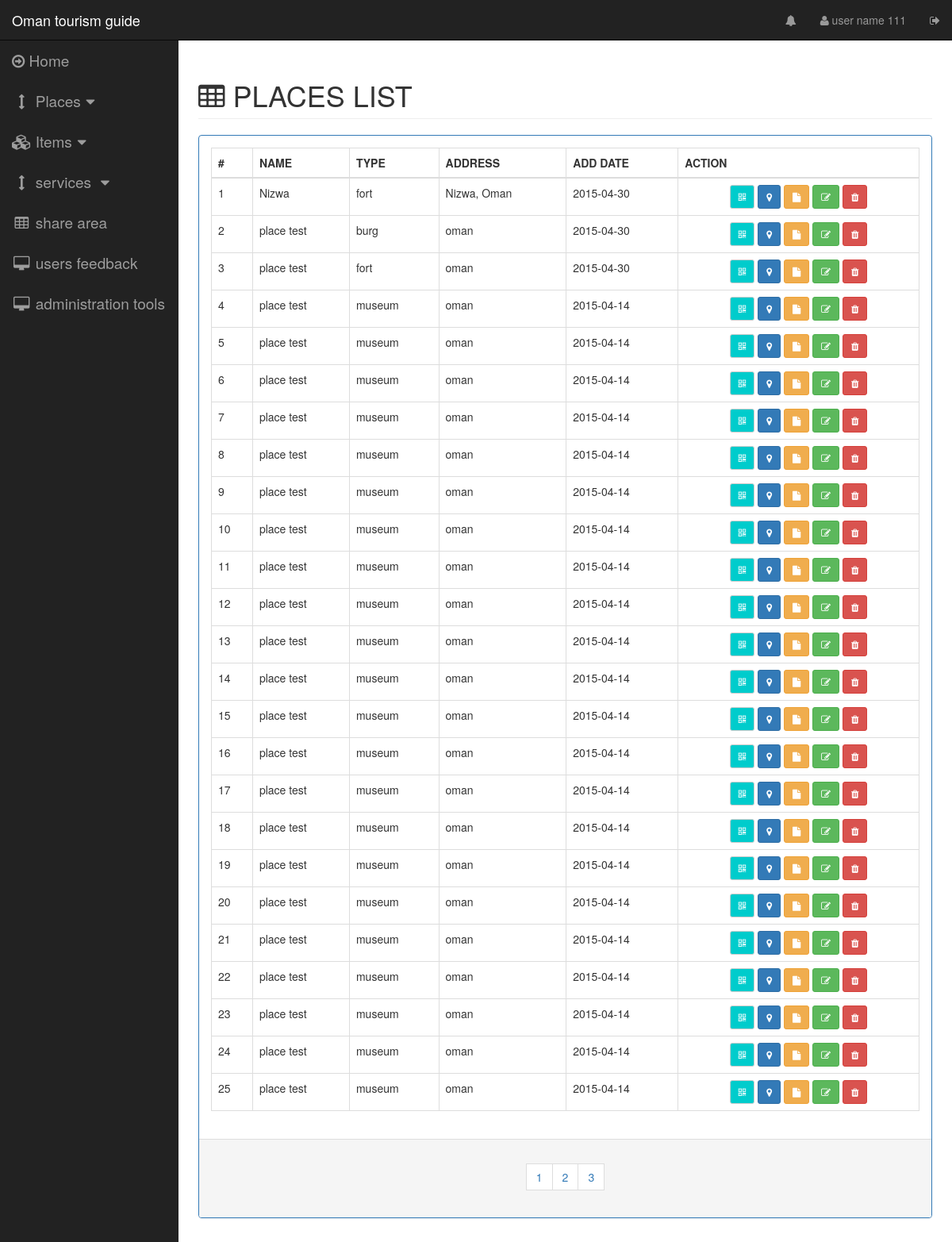
The page /pages/placeslist.php (signed in) on the database its author committed.
### tables this page shows
CREATE TABLE IF NOT EXISTS `place` (
`place_id` int(11) NOT NULL,
  `place_type` int(11) NOT NULL,
  `place_name` varchar(45) NOT NULL,
  `address` varchar(132) DEFAULT NULL,
  `place_location_lat` float DEFAULT NULL,
  `place_location_lng` float DEFAULT NULL,
  `place_admin_creator` int(11) NOT NULL,
  `view` int(1) NOT NULL DEFAULT '1' COMMENT '1 view , 0 unview',
  `description` text NOT NULL,
  `create_date` timestamp NOT NULL DEFAULT CURRENT_TIMESTAMP,
  `last_update` timestamp NOT NULL DEFAULT CURRENT_TIMESTAMP
);

CREATE TABLE IF NOT EXISTS `place_type` (
`place_id` int(11) NOT NULL,
  `place_name` varchar(45) NOT NULL
);

### server/dboperation.php (called while the page is built, shortened)
<?php
class dboperation {
    public static function placeTotalCount() {
        try {
            $dbh = new PDO("mysql:host=" . DB_HOST . ";dbname=" . DB_NAME . "", DB_USERNAME, DB_PASSWORD, array(PDO::MYSQL_ATTR_INIT_COMMAND => "SET NAMES 'utf8'"));
            $sql = 'SELECT count(*) as count FROM place WHERE 1';
            foreach ($dbh->query($sql) as $row) {
                $count = $row['count'];
            }
            return $count;
        } catch (PDOException $e) {
            echo $e->getMessage();
        }
    }
    public static function getPlacesList($selectfrom = 1, $selectamount = 25) {
        $response = array("status" => "false", "data" => "");
        try {
            $dbh = new PDO("mysql:host=" . DB_HOST . ";dbname=" . DB_NAME . "", DB_USERNAME, DB_PASSWORD, array(PDO::MYSQL_ATTR_INIT_COMMAND => "SET NAMES 'utf8'"));
            $dbh->setAttribute(PDO::ATTR_ERRMODE, PDO::ERRMODE_EXCEPTION);
            $stmt = $dbh->prepare('SELECT
                                    place.place_id,
                                    place_type.place_name AS placetype,
                                    place.address,
                                    place.view,
                                    place.place_location_lat,
                                    place.place_location_lng,
                                    place.description,
                                    DATE(place.create_date) AS adddate,
                                    place.place_name,
                                    place.place_type
                                  FROM place
                                    INNER JOIN place_type
                                      ON place.place_type = place_type.place_id
                      ORDER BY place.create_date DESC
                      LIMIT ' . $selectfrom . ' , ' . $selectamount . '');
            $stmt->execute();
            $result = $stmt->fetchAll();
            $response = array("status" => "false", "data" => "");
            $place = array("id" => "",
                "placetype" => "",
                "name" => "",
                "view" => "",
                "locationlat" => "",
                "desc" => "",
                "locationlang" => "",
                "createdate" => "",
                "placetypeid" => "",
                "address" => "");
            $data = array();
            foreach ($result as $row) {
                $place["id"] = $row['place_id'];
                $place["type"] = $row['placetype'];
                $place["placetypeid"] = $row['place_type'];
                $place["name"] = $row['place_name'];
                $place["view"] = $row['view'];
                $place["address"] = $row['address'];
                $place["locationlat"] = $row['place_location_lat'];
                $place["locationlang"] = $row['place_location_lng'];
                $place["creatdate"] = $row['adddate'];
                $place["desc"] = $row['description'];
                array_push($data, $place);
            }
            $response['data'] = $data;
            $response["status"] = "true";
        } catch (PDOException $e) {
            $response["data"] = $e->getMessage();
            $response["status"] = "false";
            echo $e->getMessage();
        } finally {
            return json_encode($response);
        }
    }
}

### controlpages/placeslist.php (the view, shortened to what this page needs)
<div class="row">
    <div class="col-lg-12">
        <h1 class="page-header" style="text-transform: uppercase"><span class="fa fa-table"></span>&nbsp;places list</h1>
    </div>
</div>
<div class="row">
    <div class="col-lg-12 col-md-12">
        <div class="panel panel-primary">
            <div class="panel-body">
                <table id="places-list-table" class="table table-bordered table-hover">
                    <thead>
                        <tr>
                            <th>#</th>
                            <th>NAME</th>
                            <th>TYPE</th>
                            <th>ADDRESS</th>
                            <th>ADD DATE</th>
                            <th>ACTION</th>
                        </tr>
                    </thead>
                    <tbody >
                        <?php
                        $selectamount = 25;
                        $placelist = json_decode(dboperation::getPlacesList(0, $selectamount));
                        $num = 1;
                        foreach ($placelist->data as $key => $object) {
                            ?>
                        <tr id="place_list_tr_<?php echo $num; ?>">
                                <td><?php echo $num; ?></td>
                                <td><?php echo $object->name ?></td>
                                <td><?php echo $object->type ?></td>
                                <td><?php echo $object->address ?></td>
                                <td><?php echo $object->creatdate ?></td>
                                <td>
                        <center>
                            <?php
                            $desc = str_replace("'", "\'", $object->desc);
                            ?>
                            <?php
                            $itemqrdata = "omantourismguide~place~".$object->id."~".$object->name . " ". $object->type;
                            ?>
                            <span data-toggle="modal" data-target="#qr_modal" onclick="PlaceOperations.setPlaceQrModal('<?php echo $itemqrdata ;?>', '<?php echo $object->name ;?>')" title="QR" class="qr-button btn btn-sm btn-default"><i class="fa fa-qrcode"></i></span>
                            <span data-toggle="modal" data-target="#map_modal" onclick="PlaceOperations.setmapplacelocation('<?php echo $object->locationlat ?>', '<?php echo $object->locationlang ?>')"title="open on the map" class="btn btn-sm btn-primary"><i class="fa fa-map-marker"></i></span>
                            <span onclick="PlaceOperations.setplacedesc('<?php echo $desc;?>')" data-toggle="modal" data-target="#place_desc_modal" title="descrption" class="btn btn-sm btn-warning "><i class="fa fa-file"></i></span>
                            <span onclick="PlaceOperations.setupdateplacemodelforminfo(
                                        '<?php echo $object->id; ?>',
                                        '<?php echo $object->placetypeid; ?>',
                                        '<?php echo $object->name; ?>',
                                        '<?php echo $object->address; ?>',
                                        '<?php echo $object->locationlat; ?>',
                                        '<?php echo $object->locationlang; ?>',
                                        '<?php echo $desc; ?>',
                                        '<?php echo $object->view; ?>'
                                        )" data-toggle="modal" data-target="#update_place_modal" title="edit place information" class="btn btn-sm btn-success "><i class="fa fa-edit"></i></span>
                            <span onclick="PlaceOperations.setdeletplacemodelforminfo( '<?php echo $object->id; ?>',  '<?php echo $num;?>')" data-toggle="modal" data-target="#remove_place_modal" title="remove" class="btn btn-sm btn-danger"><i class="fa fa-trash"></i></span>
                        </center>
                        </td>
                        </tr>
                        <?php
                        $num++;
                    }
                    ?>
                    </tbody>
                </table>
            </div>
            <div class="panel-footer">
                <center>
                    <nav>
                        <ul class="pagination">
                            <?php
                            $placecount = dboperation::placeTotalCount();
                            $pages = intval($placecount) / $selectamount;
                           $selectfrom = 0;
                            $selectto = $selectamount;
                            $roundnum = 1;
                            for ($index = 0; $index < $pages; $index++) {
                                ?>
                                <li>
                                    <span
                                        onclick="placesListFunctions.placesnextpage('<?php echo $selectfrom; ?>', '<?php echo $selectamount ?>')"
                                        class="btn" style="border-radius: 0px;">
                                        <?php echo $index + 1; ?>
                                    </span>
                                </li>
                                <?php
                                $roundnum++;
                                $selectfrom = $selectto;
                                $selectto = $selectamount * $roundnum;
                            }
                            ?>
                        </ul>
                    </nav>
                </center>
            </div>
        </div>
    </div>
</div>

### css/sb-admin.css (style rules this page uses)
body { margin-top: 100px; background-color: #222; }
@media (min-width:768px) { body { margin-top: 50px; } }

### css/main.css (style rules this page uses)
.qr-button { background: #00cccc; color: #FFFFFF; }

### rows shown on the page
place: place_name "Nizwa", place_type.place_name "fort", address "Nizwa, Oman", creatdate "2015-04-30"
place: place_name "place test", place_type.place_name "burg", address "oman", creatdate "2015-04-30"
place: place_name "place test", place_type.place_name "fort", address "oman", creatdate "2015-04-30"
place: place_name "place test", place_type.place_name "museum", address "oman", creatdate "2015-04-14"
place: place_name "place test", place_type.place_name "museum", address "oman", creatdate "2015-04-14"
place: place_name "place test", place_type.place_name "museum", address "oman", creatdate "2015-04-14"
place: place_name "place test", place_type.place_name "museum", address "oman", creatdate "2015-04-14"
place: place_name "place test", place_type.place_name "museum", address "oman", creatdate "2015-04-14"
place: place_name "place test", place_type.place_name "museum", address "oman", creatdate "2015-04-14"
place: place_name "place test", place_type.place_name "museum", address "oman", creatdate "2015-04-14"
place: place_name "place test", place_type.place_name "museum", address "oman", creatdate "2015-04-14"
place: place_name "place test", place_type.place_name "museum", address "oman", creatdate "2015-04-14"
place: place_name "place test", place_type.place_name "museum", address "oman", creatdate "2015-04-14"
place: place_name "place test", place_type.place_name "museum", address "oman", creatdate "2015-04-14"
place: place_name "place test", place_type.place_name "museum", address "oman", creatdate "2015-04-14"
place: place_name "place test", place_type.place_name "museum", address "oman", creatdate "2015-04-14"
place: place_name "place test", place_type.place_name "museum", address "oman", creatdate "2015-04-14"
place: place_name "place test", place_type.place_name "museum", address "oman", creatdate "2015-04-14"
place: place_name "place test", place_type.place_name "museum", address "oman", creatdate "2015-04-14"
place: place_name "place test", place_type.place_name "museum", address "oman", creatdate "2015-04-14"
place: place_name "place test", place_type.place_name "museum", address "oman", creatdate "2015-04-14"
place: place_name "place test", place_type.place_name "museum", address "oman", creatdate "2015-04-14"
place: place_name "place test", place_type.place_name "museum", address "oman", creatdate "2015-04-14"
place: place_name "place test", place_type.place_name "museum", address "oman", creatdate "2015-04-14"
place: place_name "place test", place_type.place_name "museum", address "oman", creatdate "2015-04-14"

### other values the page prints
$_SESSION['login-admin-name'] "user name 111"
